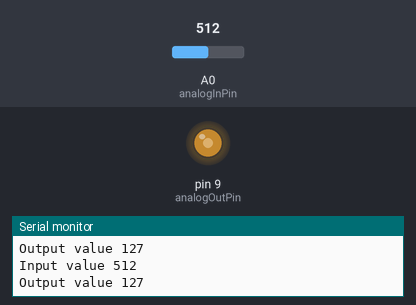
The sketch below on a simulated Arduino Uno, built with avr-gcc and run on an emulated ATmega328P. Shown: output pins drawn as LEDs (lit = HIGH), the last lines printed to the serial monitor. Inputs (shaded band) come from the test bench; at power-on: A0 (analogInPin) = 512.

Above: at 1.8 s.
1.9 s: A0 (analogInPin) set to 716
At 2.5 s:
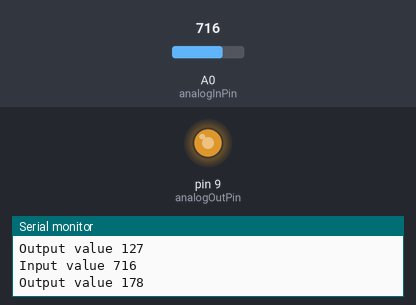
3.5 s: A0 (analogInPin) set to 900
At 5.2 s:
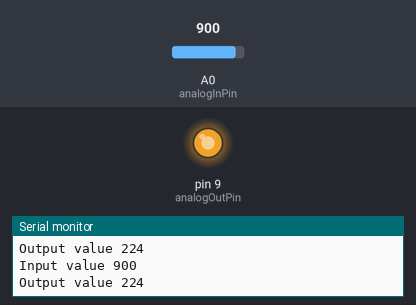
5.5 s: A0 (analogInPin) set to 122
At 6.9 s:
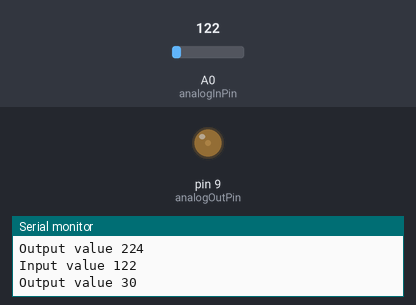
7.5 s: A0 (analogInPin) set to 0
At 8.5 s:
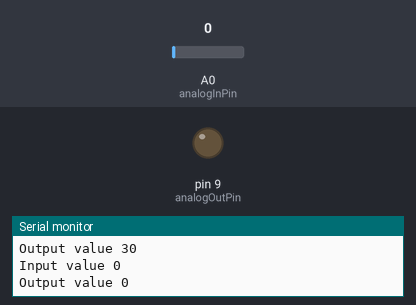
9.5 s: A0 (analogInPin) set to 511
At 11.2 s:
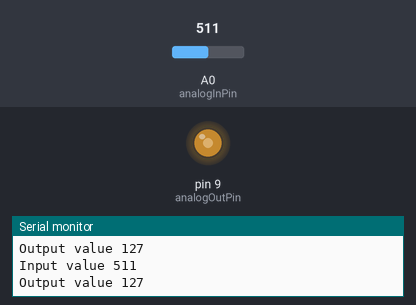
Timing chart, 0 to 12.5 s (numbered marks = the images above; inputs shaded):
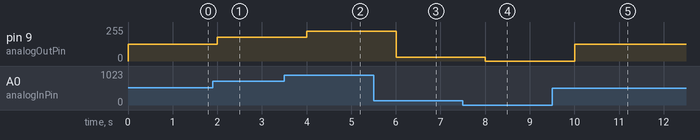

Measured:
- after the input at 1.9 s, pin 9 (analogOutPin): 127/255 → 178/255 after 0.10 s
- after the input at 3.5 s, pin 9 (analogOutPin): 178/255 → 224/255 after 0.50 s
- after the input at 5.5 s, pin 9 (analogOutPin): 224/255 → 30/255 after 0.50 s
- after the input at 7.5 s, pin 9 (analogOutPin): 30/255 → 0/255 after 0.51 s
- after the input at 9.5 s, pin 9 (analogOutPin): 0/255 → 127/255 after 0.51 s

The sketch:

fading_potentiometer.ino
```cpp
const int analogInPin = A0;
const int analogOutPin = 9;

int sensorValue = 0;
int outputValue = 0;

void setup() {
  // put your setup code here, to run once:
  Serial.begin(9600);
}

void loop() {
  // put your main code here, to run repeatedly:
    sensorValue = analogRead(analogInPin);
    outputValue = map(sensorValue, 0, 1023, 0, 255);
    analogWrite(analogOutPin, outputValue);
    Serial.print("Input value ");
    Serial.println(sensorValue);
    Serial.print("Output value ");
    Serial.println(outputValue);
    Serial.println();
    delay(1000);
}
```
